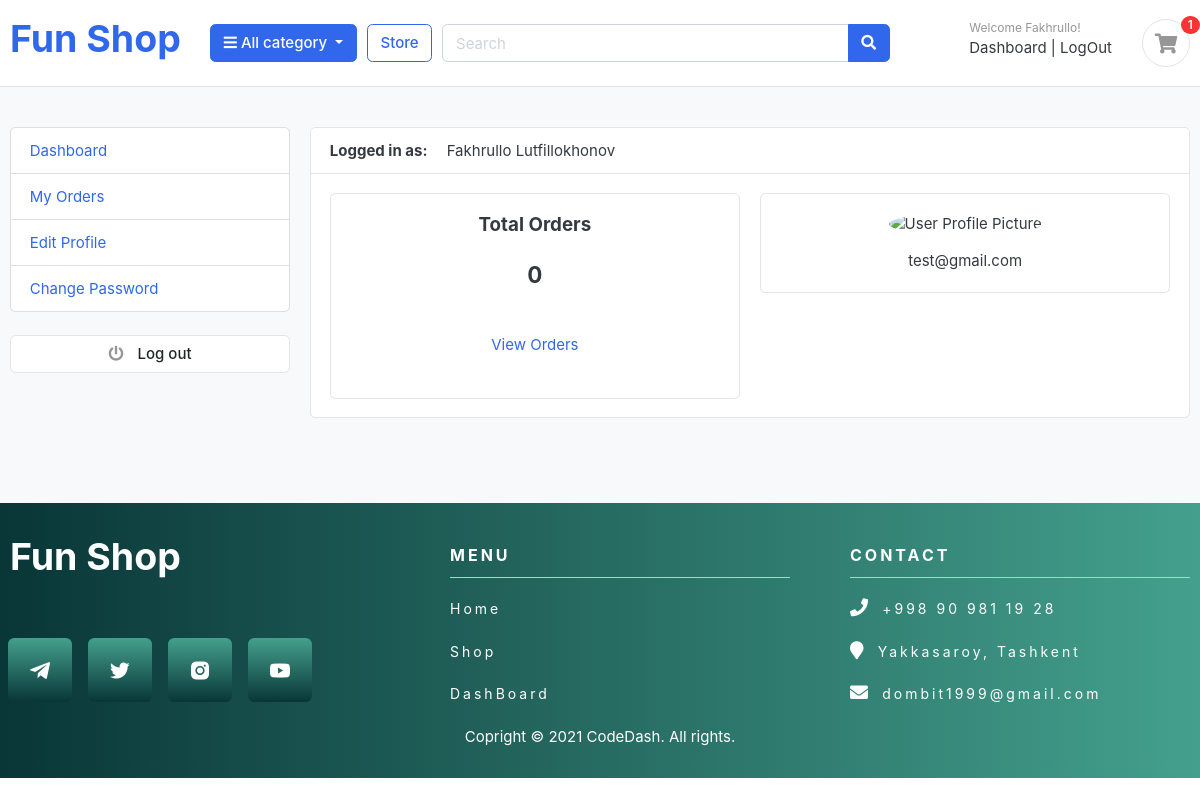
Screenshot of /accounts/dashboard/ (signed in) with the database file from the repository.
### accounts/models.py (models this page shows, shortened)
class Account(AbstractBaseUser):
    first_name = models.CharField(max_length=60)
    last_name = models.CharField(max_length=60)
    username = models.CharField(max_length=50, unique=True)
    email = models.EmailField(max_length=100, unique=True)
    phone_number = models.CharField(max_length=50)
    date_joined = models.DateTimeField(auto_now_add=True)
    last_login = models.DateTimeField(auto_now_add=True)
    is_admin = models.BooleanField(default=False)
    is_staff = models.BooleanField(default=False)
    is_active = models.BooleanField(default=False)
    is_superadmin = models.BooleanField(default=False)
    USERNAME_FIELD = 'email'
    REQUIRED_FIELDS = ['username', 'first_name', 'last_name']
    objects = MyAccountManager()
    def full_name(self):
        return f'{self.first_name} {self.last_name}'

### accounts/views.py (the view)
# urls.py: path('dashboard/', views.dashboard, name='dashboard'),
@login_required(login_url = 'login')
def dashboard(request):
    orders = Order.objects.order_by('-created_at').filter(user_id=request.user.id, is_ordered=True)
    orders_count = orders.count()
    try:
        userprofile = UserProfile.objects.get(user_id=request.user.id)
    except UserProfile.DoesNotExist:
        userprofile = None
    context = {
        'orders_count':orders_count,
        'userprofile':userprofile,
    }
    return render(request, 'accounts/dashboard.html', context)

### carts/context_processors.py (called while the page is built)
def counter(request, cart_count=0):
    if 'admin' in request.path:
        return{}
    else:
        try:
            cart = Cart.objects.filter(cart_id=_cart_id(request))
            if request.user.is_authenticated:
                cart_items = CartItem.objects.all().filter(user=request.user)
            else:
                cart_items = CartItem.objects.all().filter(cart=cart[:1])
            for cart_item in cart_items:
                cart_count += cart_item.quantity
        except Cart.DoesNotExist:
            cart_count = 0
    return dict(cart_count=cart_count)

### carts/views.py (called while the page is built)
def _cart_id(request):
    cart = request.session.session_key
    if not cart:
        cart = request.session.create()
    return cart

### category/context_processors.py (called while the page is built)
def menu_links(request):
    links = Category.objects.all()
    return dict(links=links)

### category/models.py (called while the page is built)
    def get_url(self):
        return reverse('products_by_category', args=[self.slug])

### templates/accounts/dashboard.html (shortened to what this page needs)
{% extends 'index.html' %}
{% load static %}
{% block content %}
<section class="section-conten padding-y bg">
    <div class="container">
        <div class="row">
        {% include 'accounts/dashboard_sidebar.html' %}
        <main class="col-md-9 mb-5">
            <article class="card">
            <header class="card-header">
                <strong class="d-inline-block mr-3">Logged in as: </strong>
                <span>{{ user.full_name }}</span>
            </header>
            <div class="card-body">
                <div class="row">
                    <div class="col-md-6">
                        <div class="card" style="text-align: center;">
                            <div class="card-body mb-4">
                                <h5 class="card-title mb-4">Total Orders</h5>
                                <h4 class="mb-5">{{ orders_count }}</h4>
                                <a href="{% url 'my_orders' %}">View Orders</a>
                            </div>
                        </div>
                    </div>
                    <div class="col-md-6">
                        <div class="card" style="text-align: center;">
                            <div class="card-body">
                                <img src="{{ userprofile.profile_picture.url }}" alt="User Profile Picture" width="95" style="border-radius: 50%; margin-bottom: 15px;">
                                <p class="mb-0">{{ user.email }}</p>
                            </div>
                        </div>
                    </div>
                </div>
            </div>
            </article>
        </main>
    </div>
    </div>
    </section>
{% endblock %}

### templates/index.html (shortened to what this page needs)
{% load static %}
<!DOCTYPE HTML>
<html lang="en">
<head>
<link href="{% static 'css/bootstrap.css' %}" rel="stylesheet" type="text/css"/>
<link href="{% static 'fonts/fontawesome/css/all.min.css' %}" type="text/css" rel="stylesheet">
<link href='https://unpkg.com/boxicons@2.0.7/css/boxicons.min.css' rel='stylesheet'>
<link href="{% static 'css/ui.css' %}" rel="stylesheet" type="text/css"/>
<link href="{% static 'css/custom.css' %}" rel="stylesheet" type="text/css"/>
<link href="{% static 'css/responsive.css' %}" rel="stylesheet" media="only screen and (max-width: 1200px)" />
<link href="/your-path-to-fontawesome/css/all.css" rel="stylesheet">
</head>
<body>
	<header class="section-header">
	<section class="header-main border-bottom">
		<div class="container">
	<div class="row align-items-center">
		<div class="col-lg-2 col-md-3 col-6">
			<a href="{% url 'home' %}" class="brand-wrap" >
				<h1>Fun Shop</h1>
			</a>
		</div>
		<div class="col-lg col-sm col-md col-6 flex-grow-0">
			<div class="category-wrap dropdown d-inline-block float-right">
				<button type="button" class="btn btn-primary dropdown-toggle" data-toggle="dropdown">
					<i class="fa fa-bars"></i> All category
				</button>
			</div>
		</div>
		<a href="{% url 'store' %}" class="btn btn-outline-primary">Store</a>
		<div class="col-lg  col-md-6 col-sm-12 col">
			<form action="{% url 'search' %}" class="search" method="GET">
				<div class="input-group w-100">
					<input type="text" class="form-control" style="width:60%;" placeholder="Search" name="keyword" required>
					<div class="input-group-append">
					<button class="btn btn-primary" type="submit">
						<i class="fa fa-search"></i>
					</button>
					</div>
				</div>
			</form>
		</div>
		<div class="col-lg-3 col-sm-6 col-8 order-2 order-lg-3">
					<div class="d-flex justify-content-end mb-3 mb-lg-0">
					{% if user.id is None %}
						<div class="widget-header">
							<small class="title text-muted">Welcome guest!</small>
							<div>
								<a href="{% url 'login' %}">Sign in</a> <span class="dark-transp"> | </span>
								<a href="{% url 'register' %}"> Register</a>
							</div>
						</div>
					{% else %}
						<div class="widget-header">
							<small class="title text-muted">Welcome {{ user.first_name }}!</small>
							<div>
								<a href="{% url 'dashboard' %}">Dashboard</a> <span class="dark-transp"> | </span>
								<a href="{% url 'logout' %}"> LogOut</a>
						</div>
						</div>
					{% endif %}
						<a href="{% url 'cart' %}" class="widget-header pl-3 ml-3">
							<div class="icon icon-sm rounded-circle border"><i class="fa fa-shopping-cart"></i></div>
							<span class="badge badge-pill badge-danger notify">{{ cart_count }}</span>
						</a>
					</div>
				</div>
	</div>
		</div>
	</section>
	</header>
	{% block content %}
	{% endblock %}
<footer>
	<div class="container">
	  <div class="row">
			   <div class="col-md-4 col-sm-6 col-xs-12">
					<h1 style="color: #fff !important;">Fun Shop</h1>
				<ul class="sci">
					<li><a href="https://t.me/fakha0" class="telegram" target="_blank"><i class='bx bxl-telegram'></i></a></li>
					<li><a href="https://twitter.com/fakha0" class="twitter" target="_blank"><i class='bx bxl-twitter'></i></a></li>
					<li><a href="https://www.instagram.com/fakha0/" class="instagram" target="_blank"><i class='bx bxl-instagram-alt'></i></a></li>
					<li><a href="https://www.youtube.com/channel/UC89eYzOxvAb8vmc3RU6nhuQ" class="youtube" target="_blank"><i class='bx bxl-youtube' ></i></a></li>
				  </ul>
			   </div>
			   <div class="col-md-4 col-sm-6 col-xs-12">
				   <ul class="menu">
						<span>Menu</span>
						<li>
						   <a href="{% url 'home' %}">Home</a>
						 </li>
						 <li>
							<a href="{% url 'store' %}">Shop</a>
						 </li>
						 <li>
						   <a href="{% url 'dashboard' %}">DashBoard</a>
						 </li>
					</ul>
			   </div>
			   <div class="col-md-4 col-sm-6 col-xs-12">
				 <ul class="address">
				   <span>Contact</span>
				   <li>
					  <i class="fa fa-phone" aria-hidden="true"></i>
					  <a href="tel:+998909811928" >+998 90 981 19 28</a> <br>
				   </li>
				   <li>
					  <i class="fa fa-map-marker" aria-hidden="true"></i>
					  <a href="#"> Yakkasaroy, Tashkent</a>
				   </li>
				   <li>
					  <i class="fa fa-envelope" aria-hidden="true"></i>
					  <a href="mailto:dombit1999@gmail.com" >dombit1999@gmail.com</a> <br>
				   </li>
				  </ul>
			   </div>
		   </div>
	   </div>
	   <p class="text-center" style="color: #fff;">Copright &copy; 2021 CodeDash. All rights.</p>
   </footer>
</body>
</html>

### static/css/ui.css (style rules this page uses)
html { font-family: "Inter", sans-serif; font-size: 15px; }
.icon-xs, .icon-sm, .icon-md, .icon-lg { display: inline-block; text-align: center; flex-shrink: 0; flex-grow: 0; }
.icon-sm { width: 48px; height: 48px; line-height: 48px !important; font-size: 20px; }
.padding-y { padding-top: 40px; padding-bottom: 40px; }
article:after, .form-group:after { display: block; clear: both; content: ""; }
.bg { background-color: #f8f9fa; }
p:last-child { margin-bottom: 0; }
.header-main { position: relative; padding-top: 1rem; padding-bottom: 1rem; }
.widget-header { display: inline-block; vertical-align: middle; position: relative; }
.widget-header a { color: #343a40; }
.widget-header i { color: #969696; }
.widget-header .title { display: block; }
.widget-header .notify { position: absolute; top: -3px; right: -10px; }
.notify { position: absolute; top: -4px; right: -10px; display: inline-block; padding: 0.25em 0.6em; font-size: 12px; line-height: 1; text-align: center; border-radius: 3rem; color: #fff; background-color: #fa3434; }

### static/css/custom.css (style rules this page uses)
footer { padding: 30px 0px; background: #44A08D; background: -webkit-linear-gradient(to right, #093637, #44A08D); background: linear-gradient(to right, #093637, #44A08D); }
.address span, .menu span { color: #fff; font-weight: bold; border-bottom: 1px solid #c7c7c7; padding: 10px 0px; display: block; text-transform: uppercase; font-size: 16px; letter-spacing: 3px; }
.address li a, .menu li a { color: #FFF; letter-spacing: 3px; text-decoration: none; font-size: 14px; }
.address li, .menu li { margin: 20px 0px; list-style: none; }
.address .fa { color: #fff; margin-right: 10px; font-size: 18px; }
.sci { margin-top: 40px; display: flex; margin-left: 0; padding-left: 0; position: absolute; left: 0; }
.sci li { list-style: none; transition: all 1s; margin: 20px; transform: scale(1.6) }
.sci li a { display: inline-block; width: 40px; height: 40px; background: linear-gradient(to top, #093637, #44A08D); display: flex; justify-content: center; align-items: center; text-decoration: none; border-radius: 4px; color: #fff; }

### rows the page displays
Account: first_name "Fakhrullo", full_name "Fakhrullo Lutfillokhonov", email "test@gmail.com"

### other values shown
{{ cart_count }} "1"
{{ orders_count }} "0"
